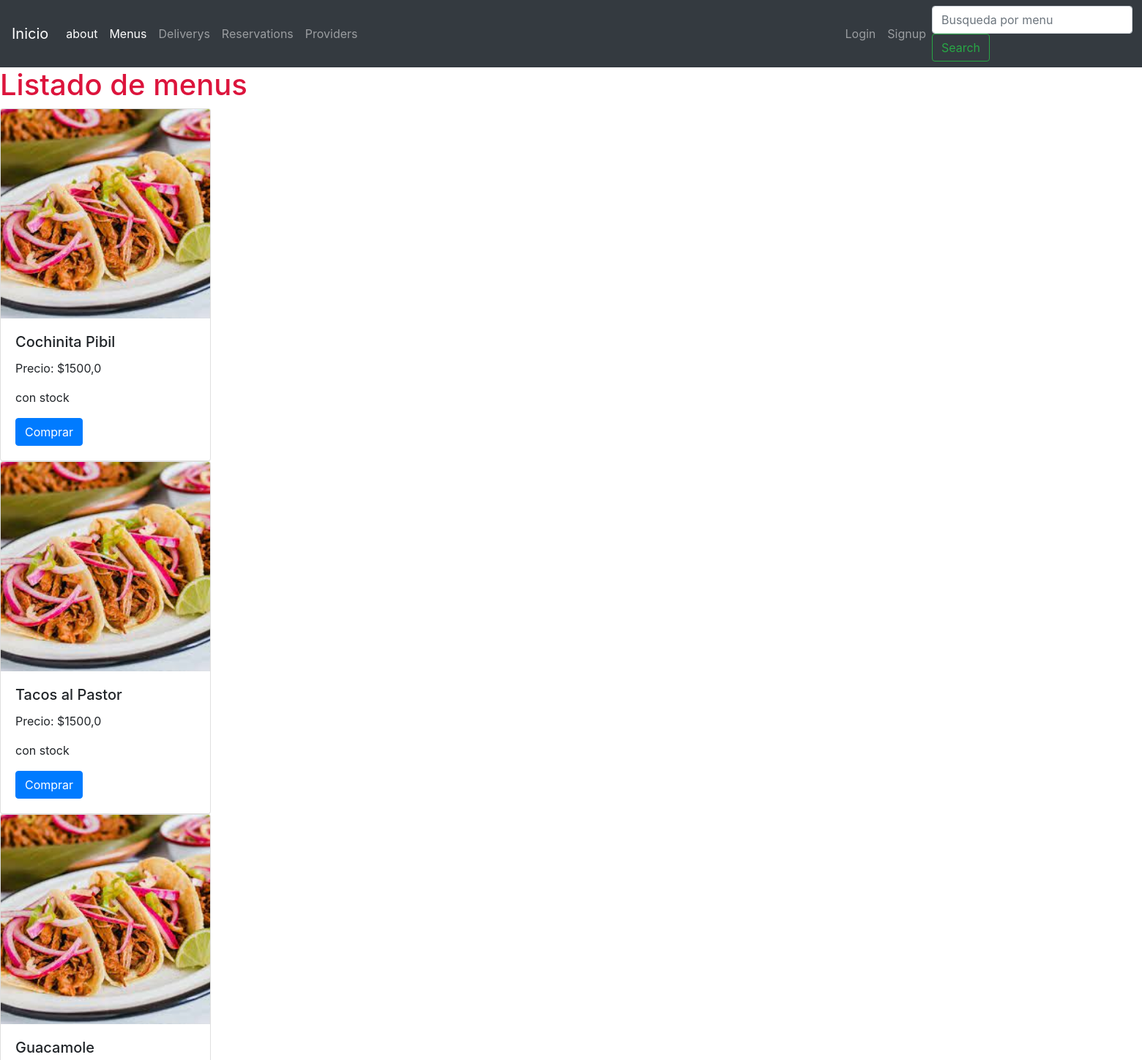
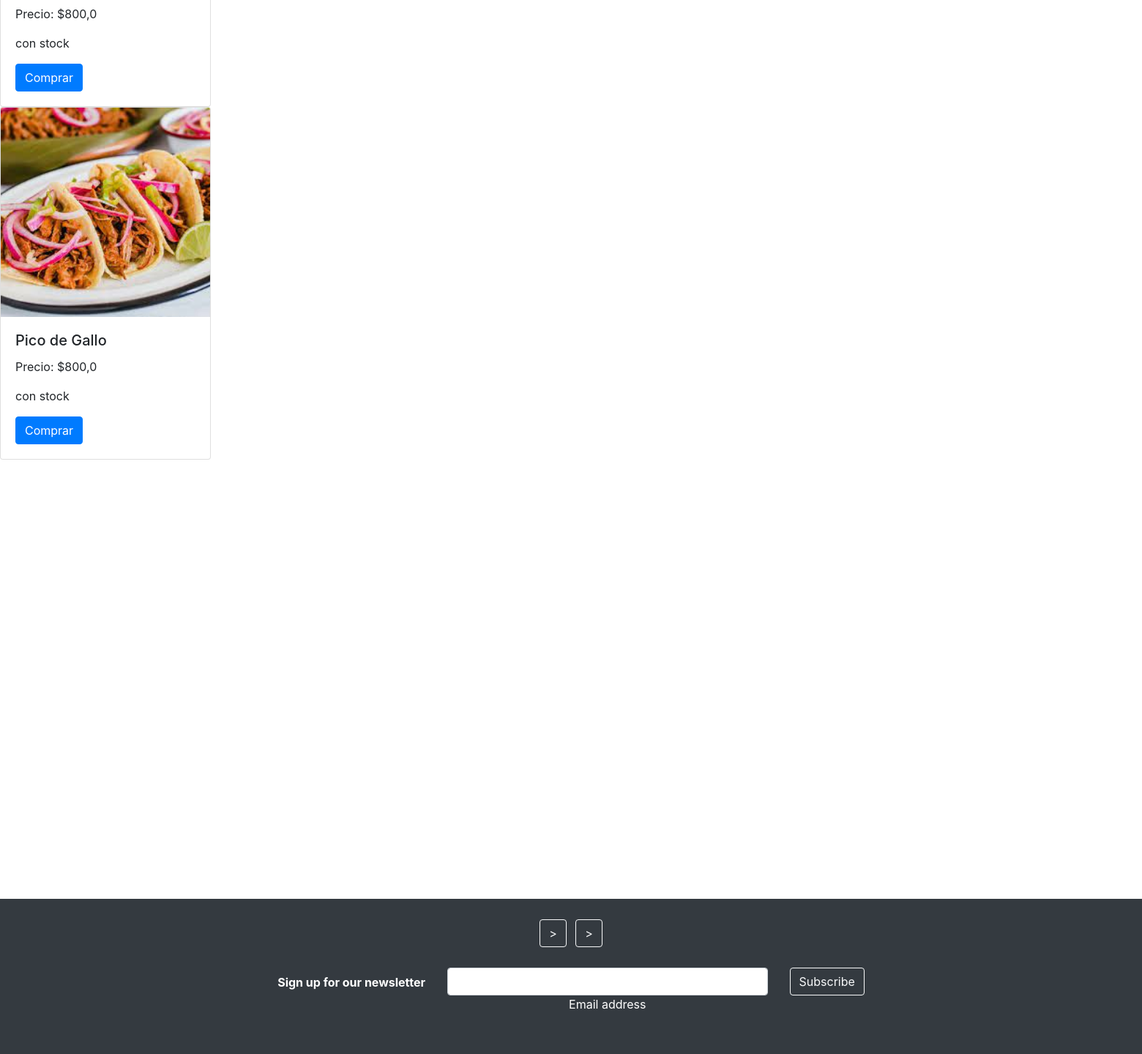
The page /menus/list-menus/ on the database its author committed (2 pictures, top to bottom).
### menus/models.py (models this page shows, shortened)
class Menus(models.Model):
    name = models.CharField(max_length=100, verbose_name= 'nombre del menu')
    price = models.FloatField(verbose_name= 'precio')
    stock = models.BooleanField(default=True, verbose_name= 'stock')
    image = models.ImageField(upload_to='menus', verbose_name= 'imagen')
    class Meta:
        verbose_name = 'Menu'
        verbose_name_plural = 'Menus'

### menus/views.py (the view)
# urls.py: path('list-menus/',list_menus, name =  'list_menus'),
def list_menus(request):
    if 'search' in request.GET:
        search = request.GET['search']
        menus = Menus.objects.filter(name__contains=search)
    else:
        menus = Menus.objects.all()
    context = {'menus': menus}
    return render(request, 'menus/list_menus.html', context=context)

### templates/menus/list_menus.html (shortened to what this page needs)
{% extends 'base.html' %}
{% block content %}
  <h1 style="color: crimson;">Listado de menus</h1>
      {% for menu in menus %}
      <div class="card" style="width: 18rem;">
          <img class="card-img-top" alt="...">
          <div class="card-body">
            <h5 class="card-title">{{menu.name}}</h5>
            <p class="card-text">Precio: ${{menu.price}}</p>
            {% if menu.stock == True %}
            <p>con stock</p>
            {% else %}
            <p>sin stock</p>
            {% endif %}
            <a href="/deliveries/create-delivery/" class="btn btn-primary">Comprar</a>
          </div>
        </div>
{% endfor %}
{% endblock %}

### rows shown on the page
Menus: name "Cochinita Pibil", price "1500,0", stock "con stock"
Menus: name "Tacos al Pastor", price "1500,0", stock "con stock"
Menus: name "Guacamole", price "800,0", stock "con stock"
Menus: name "Pico de Gallo", price "800,0", stock "con stock"
